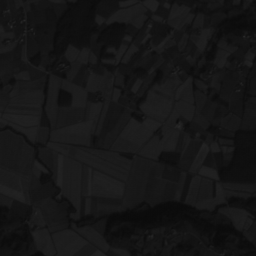
%> input picture TP1/aquitain.gif, 256 x 256 px
$ octave testRyd.m   (GNU Octave 9; MATLAB toolbox functions it lacks are replaced by stand-ins)
%> lines starting %> are read from the running program, lines starting %| are printed output that depends on the picture
### TP1/Rdynamique.m
function ima= Rdynamique(im)
[l,c]=size(im);
A=magic(l);
a=min(min(im));
b=max(max(im));
for i=1:l
    for j=1:c
        A(i,j)=255*(im(i,j)-a)/(b-a);
    end
end
ima=A;

### TP1/testRyd.m
clear;
clc;
ima=imread('aquitain.gif');
%> ima is the input picture: size 256x256 uint8; min 10, max 40, mean 21.5
imad=double(ima);
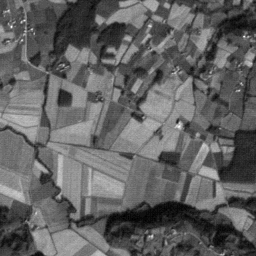
%> imad: size 256x256 double; min 10, max 40, mean 21.5; mean of the top-left, top-right, bottom-left and bottom-right quarters 21.4, 21.5, 23.3, 19.9; drawn with min black and max white
imar=Rdynamique(imad);
%> in Rdynamique, `a=min(min(im));`: a = 10
%> in Rdynamique, `b=max(max(im));`: b = 40
imaru=uint8(imar);
subplot(2,2,1);
imshow(imaru);
subplot(2,2,2);
imshow(ima);
subplot(2,2,3);
plot(imhist(imaru));
subplot(2,2,4);
plot(imhist(ima));
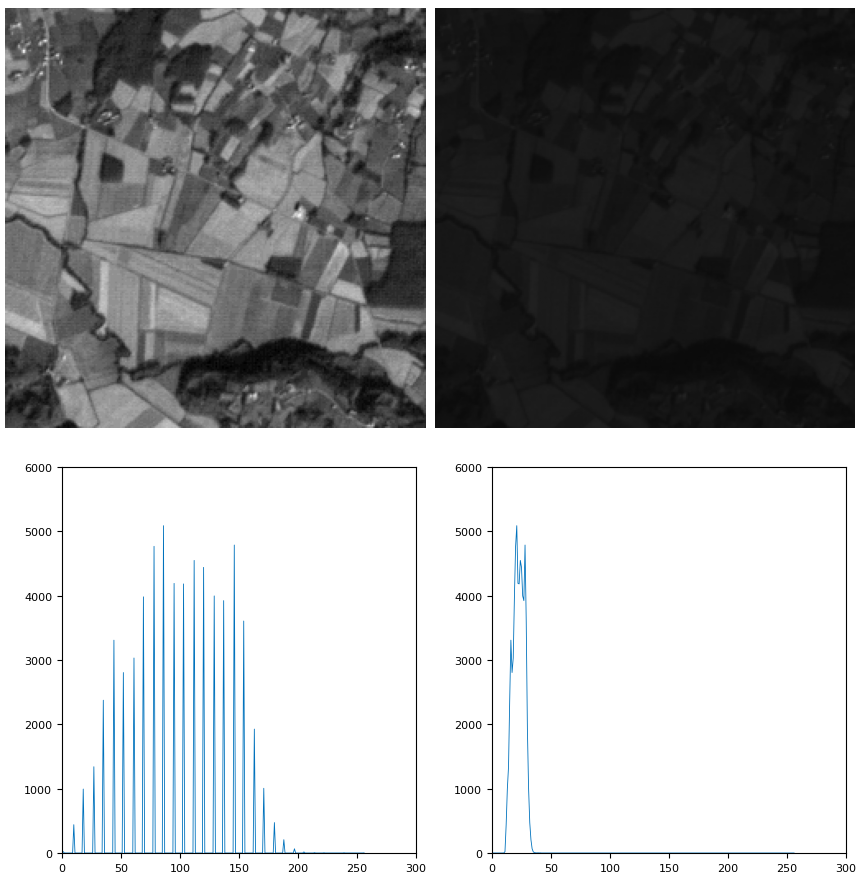
%> figure redrawn from the program's plot data, 4 panels
